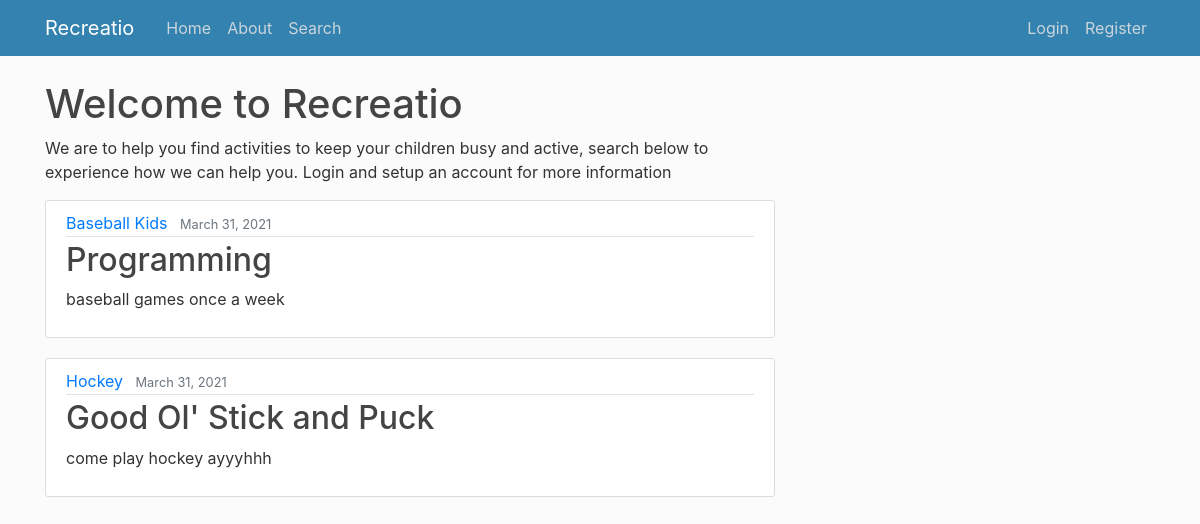
The app's page /, older data.
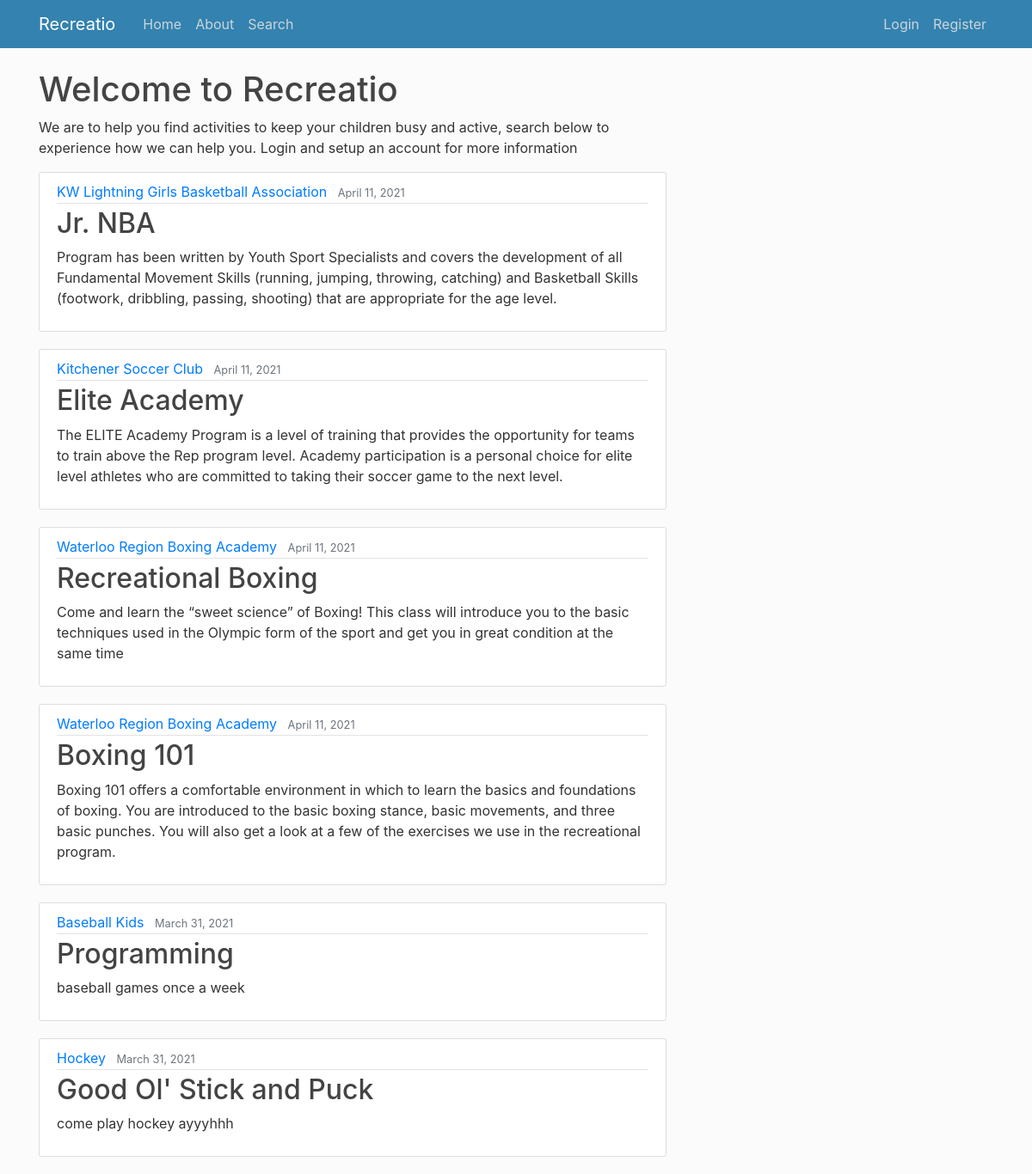
The same page, newer data.
### users/models.py (models this page shows, shortened)
class Activities(models.Model):
    start_date = models.DateField(verbose_name="Start Date (YYYY-MM-DD)")
    end_date = models.DateField(verbose_name="End Date (YYYY-MM-DD)")
    age_group_young = models.IntegerField(default = 0, verbose_name="Youngest Age") #flag year of birth
    age_group_old = models.IntegerField(default = 20, verbose_name="Oldest Age") #flag year of birth
    reg_start = models.DateField(verbose_name="Registration Start Date (YYYY-MM-DD)")  #set up when registration is open
    reg_end = models.DateField(verbose_name="Registration End Date (YYYY-MM-DD)")   #set up when registration is closed
    max_size = models.IntegerField(default = 0, verbose_name="Registration Maximum")    #set up the size of a class
    description = models.CharField(max_length=300)
    organization = models.ForeignKey(Organization, on_delete=models.CASCADE)
    title = models.CharField(max_length = 100)
    date_posted = models.DateTimeField(default=timezone.now)
    author = models.ForeignKey(User, on_delete=models.CASCADE)

class Organization(models.Model):
    name = models.CharField(max_length=50)
    city = models.CharField(max_length=40)
    leaders = models.ManyToManyField(Profile)

### users/views.py (the view)
# urls.py: path('', ActivityListView.as_view(), name='web-home'),
class ActivityListView(ListView):
    model = Activities
    template_name = 'web/home.html'
    context_object_name = 'activities'
    ordering = ['-date_posted'] #orders posts from newest to oldest

### web/templates/web/home.html
{% extends "web/base.html" %}
{% block content %}
  <body>
    <h1>Welcome to Recreatio </h1>
    <p>We are to help you find activities to keep your children busy and active, search below to experience how we can help you.
      Login and setup an account for more information</p>
    {% for activity in activities %}
      <article class="media content-section">
        <div class="media-body">
          <div class="article-metadata">
            <a class="mr-2" href="#">{{ activity.organization.name }}</a>
            <small class="text-muted">{{ activity.date_posted|date:"F d, Y"}}</small>
          </div>
          <h2><a class="article-title" href="{% url 'activity-detail' activity.id %}">{{ activity.title }}</a></h2>
          <p class="article-content">{{ activity.description }}</p>
        </div>
      </article>
    {% endfor %}
    </body>
{% endblock content %}

### web/templates/web/base.html (shortened to what this page needs)
{% load static %}
<!DOCTYPE html>
<html>
<head>
    <link rel="stylesheet" href="https://maxcdn.bootstrapcdn.com/bootstrap/4.0.0/css/bootstrap.min.css">
    <link rel="stylesheet" type="text/css" href="{% static 'web/main.css' %}">
</head>
<body>
    <header class="site-header">
      <nav class="navbar navbar-expand-md navbar-dark bg-steel fixed-top">
        <div class="container">
          <a class="navbar-brand mr-4" href="{% url 'web-home' %}">Recreatio</a>
          <div class="collapse navbar-collapse" id="navbarToggle">
            <div class="navbar-nav mr-auto">
              <a class="nav-item nav-link" href="{% url 'web-home' %}">Home</a>
              <a class="nav-item nav-link" href="{% url 'web-about' %}">About</a>
              <a class="nav-item nav-link" href="{% url 'sample_search' %}">Search</a>
            </div>
            <div class="navbar-nav">
              {% if user.is_authenticated%}
              <a class="nav-item nav-link" href="{% url 'activity-create' %}">New Activity</a>
              <a class="nav-item nav-link" href="{% url 'profile' %}">Profile</a>
              <a class="nav-item nav-link" href="{% url 'my_organizations' %}">Organizations</a>
              <a class="nav-item nav-link" href="{% url 'logout' %}">Logout</a>
              {% else %}
              <a class="nav-item nav-link" href="{% url 'login' %}">Login</a>
              <a class="nav-item nav-link" href="{% url 'register' %}">Register</a>
              {% endif %}
            </div>
          </div>
        </div>
      </nav>
    </header>
    <main role="main" class="container">
      <div class="row">
        <div class="col-md-8">
          {% block content %}{% endblock %}
        </div>
      </div>
    </main>
</body>
</html>

### web/static/web/main.css (style rules this page uses)
body { background: #fafafac0; color: #333333; margin-top: 5rem; }
h1, h2, h3, h4, h5, h6 { color: #444444; }
.bg-steel { background-color: #3382af; }
.site-header .navbar-nav .nav-link { color: #cbd5db; }
.content-section { background: #ffffff; padding: 10px 20px; border: 1px solid #dddddd; border-radius: 3px; margin-bottom: 20px; }
.article-title { color: #444444; }
.article-content { white-space: pre-line; }
.article-metadata { padding-bottom: 1px; margin-bottom: 4px; border-bottom: 1px solid #e3e3e3 }

Row changes from the older to the newer data that the page shows:
added Activities: organization.name "KW Lightning Girls Basketball Association", date_posted "April 11, 2021", title "Jr. NBA", description "Program has been written by Youth Sport Specialists and covers the development of all Fundamental Movement Skills (running, jumping, throwing, catching) and Basketball Skills (footwork, dribbling, passing, shooting) that are appropriate for the age level."
added Activities: organization.name "Kitchener Soccer Club", date_posted "April 11, 2021", title "Elite Academy", description "The ELITE Academy Program is a level of training that provides the opportunity for teams to train above the Rep program level. Academy participation is a personal choice for elite level athletes who are committed to taking their soccer game to the next level."
added Activities: organization.name "Waterloo Region Boxing Academy", date_posted "April 11, 2021", title "Recreational Boxing", description "Come and learn the “sweet science” of Boxing! This class will introduce you to the basic techniques used in the Olympic form of the sport and get you in great condition at the same time"
added Activities: organization.name "Waterloo Region Boxing Academy", date_posted "April 11, 2021", title "Boxing 101", description "Boxing 101 offers a comfortable environment in which to learn the basics and foundations of boxing. You are introduced to the basic boxing stance, basic movements, and three basic punches. You will also get a look at a few of the exercises we use in the recreational program."
